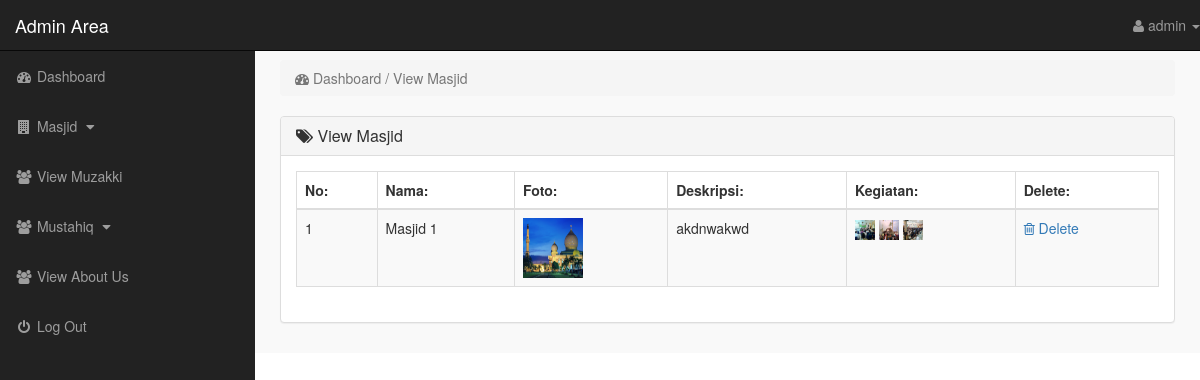
The app's page /admin_area/index.php?view_masjid (signed in) with its own data.
### tables this page shows
CREATE TABLE `product` (
  `product_id` int(10) NOT NULL,
  `category_id` int(10) NOT NULL,
  `product_name` text NOT NULL,
  `product_img_1` text NOT NULL,
  `product_img_2` text NOT NULL,
  `product_img_3` text NOT NULL,
  `product_img_4` text NOT NULL,
  `product_price` int(10) NOT NULL,
  `product_desc` text NOT NULL
);

### admin_area/view_masjid.php (the view)
<?php
    if(!isset($_SESSION['admin_email'])){
        echo "<script>window.open('login.php','_self')</script>";
    }else{
?>
<div class="row">
    <div class="col-lg-12">
        <ol class="breadcrumb">
            <li class="active">
                <i class="fa fa-dashboard"></i> Dashboard / View Masjid
            </li>
        </ol>
    </div>
</div>
<div class="row">
    <div class="col-lg-12">
        <div class="panel panel-default">
            <div class="panel-heading">
               <h3 class="panel-title">
                   <i class="fa fa-tags"></i>  View Masjid
               </h3>
            </div>
            <div class="panel-body">
                <div class="table-responsive">
                    <table class="table table-striped table-bordered table-hover">
                        <thead>
                            <tr>
                                <th> No: </th>
                                <th> Nama: </th>
                                <th> Foto: </th>
                                <th> Deskripsi: </th>
                                <th> Kegiatan: </th>
                                <th> Delete: </th>
                            </tr>
                        </thead>
                        <tbody>
                            <?php
                                $i=0;
                                $get_pro = "SELECT * FROM product";
                                $run_pro = mysqli_query($con,$get_pro);
                                while($row_pro=mysqli_fetch_array($run_pro)){
                                    $pro_id = $row_pro['product_id'];
                                    $pro_name = $row_pro['product_name'];
                                    $pro_img_1 = $row_pro['product_img_1'];
                                    $pro_img_2 = $row_pro['product_img_2'];
                                    $pro_img_3 = $row_pro['product_img_3'];
                                    $pro_img_4 = $row_pro['product_img_4'];
                                    $pro_desc = $row_pro['product_desc'];
                                    $i++;
                            ?>
                            <tr>
                                <td> <?php echo $i; ?> </td>
                                <td> <?php echo $pro_name; ?> </td>
                                <td> <img src="product_images/<?php echo $pro_img_1; ?>" width="60" height="60"></td>
                                <td> <?php echo $pro_desc; ?> </td>
                                <td>
                                  <img src="product_images/<?php echo $pro_img_2; ?>" width="20" height="20">
                                  <img src="product_images/<?php echo $pro_img_3; ?>" width="20" height="20">
                                  <img src="product_images/<?php echo $pro_img_4; ?>" width="20" height="20">
                                </td>
                                <td>
                                     <a href="index.php?delete_product=<?php echo $pro_id; ?>">
                                        <i class="fa fa-trash-o"></i> Delete
                                     </a>
                                </td>
                            </tr>
                            <?php } ?>
                        </tbody>
                    </table>
                </div>
            </div>
        </div>
    </div>
</div>
<?php } ?>

### admin_area/index.php (shortened to what this page needs)
<?php
    include("includes/db.php");
    if(!isset($_SESSION['admin_email'])){
        echo "<script>window.open('login.php','_self')</script>";
    }else{
      $admin_session = $_SESSION['admin_email'];
      $get_admin = "SELECT * FROM admins WHERE admin_email='$admin_session'";
      $run_admin = mysqli_query($con,$get_admin);
      $row_admin = mysqli_fetch_array($run_admin);
      $admin_name = $row_admin['admin_name'];
?>
<!DOCTYPE html>
<html lang="en">
<head>
    <link rel="stylesheet" href="css/bootstrap-337.min.css">
    <link rel="stylesheet" href="font-awsome/css/font-awesome.min.css">
    <link rel="stylesheet" href="css/style.css">
</head>
<body>
    <div id="wrapper">
        <?php include("includes/sidebar.php") ?>
        <div id="page-wrapper">
            <div class="container-fluid">
              <?php
                  if(isset($_GET['dashboard'])){
                      include("dashboard.php");
                  } if(isset($_GET['insert_masjid'])){
                      include("insert_masjid.php");
                  } if(isset($_GET['view_masjid'])){
                      include("view_masjid.php");
                  } if(isset($_GET['delete_product'])){
                      include("delete_product.php");
                  } if(isset($_GET['edit_product'])){
                      include("edit_product.php");
                  } if(isset($_GET['insert_category'])){
                          include("insert_category.php");
                  }   if(isset($_GET['view_categories'])){
                          include("view_categories.php");
                  }   if(isset($_GET['delete_category'])){
                          include("delete_category.php");
                  }   if(isset($_GET['edit_category'])){
                          include("edit_category.php");
                  }   if(isset($_GET['insert_slide'])){
                          include("insert_slide.php");
                  }   if(isset($_GET['view_slides'])){
                          include("view_slides.php");
                  }   if(isset($_GET['delete_slide'])){
                          include("delete_slide.php");
                  }   if(isset($_GET['edit_slide'])){
                          include("edit_slide.php");
                  }if(isset($_GET['view_muzakki'])){
                          include("view_muzakki.php");
                  }   if(isset($_GET['delete_customer'])){
                          include("delete_customer.php");
                  }   if(isset($_GET['view_orders'])){
                          include("view_orders.php");
                  }   if(isset($_GET['delete_order'])){
                          include("delete_order.php");
                  }   if(isset($_GET['view_payments'])){
                          include("view_payments.php");
                  }   if(isset($_GET['delete_payment'])){
                          include("delete_payment.php");
                  }   if(isset($_GET['edit_payment'])){
                          include("edit_payment.php");
                  }   if(isset($_GET['view_mustahiq'])){
                          include("view_mustahiq.php");
                  }   if(isset($_GET['delete_user'])){
                          include("delete_user.php");
                  }   if(isset($_GET['insert_mustahiq'])){
                          include("insert_mustahiq.php");
                  }   if(isset($_GET['user_profile'])){
                          include("user_profile.php");
                  }   if(isset($_GET['view_about'])){
                          include("view_about.php");
                  }   if(isset($_GET['edit_about'])){
                          include("edit_about.php");
                  }
              ?>
            </div>
        </div>
    </div>
</body>
</html>
<?php } ?>

### admin_area/includes/sidebar.php (shortened to what this page needs)
<?php
    if(!isset($_SESSION['admin_email'])){
        echo "<script>window.open('login.php','_self')</script>";
    }else{
?>
<nav class="navbar navbar-inverse navbar-fixed-top">
    <div class="navbar-header">
        <a href="index.php?dashboard" class="navbar-brand">Admin Area</a>
    </div>
    <ul class="nav navbar-right top-nav">
        <li class="dropdown">
            <a href="#" class="dropdown-toggle" data-toggle="dropdown">
                <i class="fa fa-user"></i> <?php echo $admin_name; ?> <b class="caret"></b>
            </a>
        </li>
    </ul>
    <div class="collapse navbar-collapse navbar-ex1-collapse">
        <ul class="nav navbar-nav side-nav">
            <li>
                <a href="index.php?dashboard">
                    <i class="fa fa-fw fa-dashboard"></i> Dashboard
                </a>
            </li>
            <li>
                <a href="#" data-toggle="collapse" data-target="#products">
                    <i class="fa fa-fw fa-building"></i> Masjid
                    <i class="fa fa-fw fa-caret-down"></i>
                </a>
            </li>
            <li>
                <a href="index.php?view_muzakki">
                    <i class="fa fa-fw fa-users"></i> View Muzakki
                </a>
            </li>
            <li>
              <a href="#" data-toggle="collapse" data-target="#users">
                  <i class="fa fa-fw fa-users"></i> Mustahiq
                  <i class="fa fa-fw fa-caret-down"></i>
              </a>
            </li>
            <li>
                <a href="index.php?view_about">
                    <i class="fa fa-fw fa-users"></i> View About Us
                </a>
            </li>
            <li>
                <a href="logout.php">
                    <i class="fa fa-fw fa-power-off"></i> Log Out
                </a>
            </li>
        </ul>
    </div>
</nav>
<?php } ?>

### admin_area/css/style.css (style rules this page uses)
body { margin-top: 100px; }
#wrapper { padding-left: 0px; }
#page-wrapper { width: 100%; padding: 0; background-color: #f9f9f9; }
@media (min-width: 768px) { body { margin-top: 50px; } }
@media (min-width: 768px) { #wrapper { padding-left: 255px; } }
@media (min-width: 768px) { #page-wrapper { padding: 10px; } }
.top-nav { 0 15px; }
.top-nav>li { float: left; display: inline-block; }
.top-nav>li>a { color: #999999; line-height: 20px; padding-top: 15px; padding-bottom: 15px; }
@media (min-width: 768px) { .side-nav { position: fixed; top: 51px; bottom: 0; width: 255px; overflow-y: auto; overflow-x: hidden; background-color: #222222; padding-bottom: 40px; border-radius: 0; } }
@media (min-width: 768px) { .side-nav>li>a { width: 255px; } }
.panel-body { border-radius: 5px; }

### records on screen
product: product_name "Masjid 1", product_img_1 (picture), product_desc "akdnwakwd", product_img_2 (picture), product_img_3 (picture), product_img_4 (picture)

### other values on screen
$admin_name "admin"
